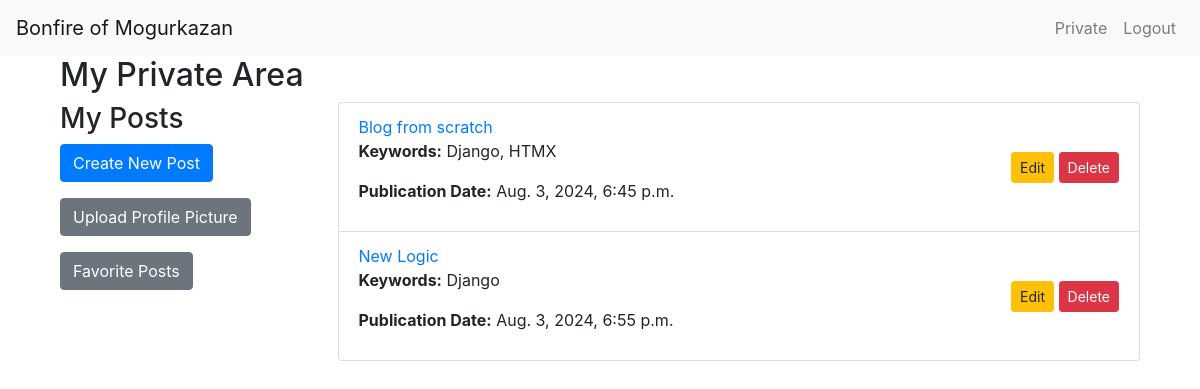
Screenshot of /private/ (signed in) with the database file from the repository.
### blog/models.py (models this page shows, shortened)
class CustomUser(AbstractBaseUser, PermissionsMixin):
    email = models.EmailField(unique=True)
    nickname = models.CharField(max_length=30)
    profile_picture = CloudinaryField('image', blank=True, null=True)
    is_active = models.BooleanField(default=True)
    is_staff = models.BooleanField(default=False)
    objects = CustomUserManager()
    USERNAME_FIELD = 'email'
    REQUIRED_FIELDS = ['nickname']

class Post(models.Model):
    author = models.ForeignKey(CustomUser, on_delete=models.CASCADE, related_name='posts')
    title = models.CharField(max_length=255)
    keywords = models.CharField(max_length=255, default='')
    content = models.TextField()
    created_at = models.DateTimeField(auto_now_add=True)
    updated_at = models.DateTimeField(auto_now=True)
    image = CloudinaryField('image', blank=True, null=True)

### blog/views.py (the view)
# urls.py: path('private/', views.private_area, name='private_area'),
@login_required
def private_area(request):
    posts = Post.objects.filter(author=request.user)
    return render(request, 'blog/private_area.html', {'posts': posts})

### blog/templates/blog/private_area.html (shortened to what this page needs)
{% extends "base.html" %}
{% block content %}
<div class="container">
    <h2>My Private Area</h2>
    <div class="row">
        <div class="col-md-3">
            <h3>My Posts</h3>
            <a href="{% url 'post_create' %}" class="btn btn-primary mb-3">Create New Post</a>
            <a href="{% url 'upload_profile_picture' %}" class="btn btn-secondary mb-3">Upload Profile Picture</a>
            <a href="{% url 'favorite_list' %}" class="btn btn-secondary mb-3">Favorite Posts</a>
        </div>
        <div class="col-md-9">
            <ul class="list-group">
                {% for post in posts %}
                    <li class="list-group-item d-flex justify-content-between align-items-center">
                        <div>
                            <a href="{% url 'post_detail' post.pk %}">{{ post.title }}</a>
                            <p><strong>Keywords:</strong> {{ post.keywords }}</p>
                            <p><strong>Publication Date:</strong> {{ post.created_at }}</p>
                        </div>
                        <div>
                            <a href="{% url 'post_edit' post.pk %}" class="btn btn-warning btn-sm">Edit</a>
                            <form action="{% url 'post_delete' post.pk %}" method="post" style="display:inline;">
                                <button type="submit" class="btn btn-danger btn-sm">Delete</button>
                            </form>
                        </div>
                    </li>
                {% endfor %}
            </ul>
        </div>
    </div>
</div>
{% endblock %}

### blog/templates/partials/navbar.html (shortened to what this page needs)
<nav class="navbar navbar-expand-lg navbar-light bg-light">
    <a class="navbar-brand" href="{% url 'post_list' %}">
        {% if user.is_authenticated %}
            Bonfire of {{ user.nickname }}
        {% else %}
            Bonfire
        {% endif %}
    </a>
    <div class="collapse navbar-collapse" id="navbarNav">
        <ul class="navbar-nav ml-auto">
            {% if user.is_authenticated %}
                <li class="nav-item">
                    <a class="nav-link" href="{% url 'private_area' %}">Private</a>
                </li>
                <li class="nav-item">
                    <form method="post" action="{% url 'logout' %}">
                        <button type="submit" class="btn btn-link nav-link" style="border: none; background: none;">Logout</button>
                    </form>
                </li>
            {% endif %}
        </ul>
    </div>
</nav>

### rows the page displays
CustomUser: nickname "Mogurkazan"
Post: title "Blog from scratch", keywords "Django, HTMX", created_at "Aug. 3, 2024, 6:45 p.m."
Post: title "New Logic", keywords "Django", created_at "Aug. 3, 2024, 6:55 p.m."
